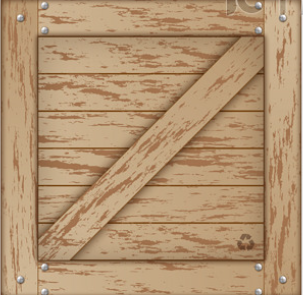
#> input picture LTCK/box.png, 303 x 295 px
$ python ju_zhen.py
#> lines starting #> are read from the running program, lines starting #| are printed output that depends on the picture
#> the answer given: ../box.png
#> the answer given: out.png
#> the answer given: 100
#> the answer given: 100
from PIL import Image
import numpy as np
import os

def image_to_matrix(image_path, output_path, target_width=50, target_height=50):
    """
    将图片转换为颜色矩阵并保存到文件

    参数:
        image_path: 输入图片路径
        output_path: 输出矩阵文件路径
        target_width: 目标宽度(默认50)
        target_height: 目标高度(默认50)
    """
#> called with image_path = '../box.png', output_path = 'out.png', target_width = 100, target_height = 100
    try:
        # 打开图片并调整大小
        img = Image.open(image_path)
#> img is the input picture: PIL image 303x295 RGBA; mean R, G, B, A 179.7, 148.2, 113.3, 255
        img = img.resize((target_width, target_height))
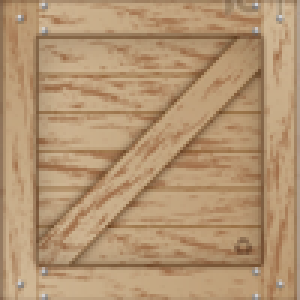
#> img: PIL image 100x100 RGBA (shown 3 times larger); mean R, G, B, A 179.6, 148.1, 113.1, 255

        # 转换为RGB模式(确保有颜色通道)
        if img.mode != 'RGB':
            img = img.convert('RGB')
#> img: PIL image 100x100 RGB

        # 转换为numpy数组
        img_array = np.array(img)

        # 转换为16位RGB565格式(64K色)
        def rgb_to_565(r, g, b):
            return ((r & 0xF8) << 8) | ((g & 0xFC) << 3) | (b >> 3)

        # 创建颜色矩阵
        color_matrix = []
        for row in img_array:
            matrix_row = []
            for pixel in row:
                r, g, b = pixel
                color_565 = rgb_to_565(r, g, b)
                matrix_row.append(color_565)
            color_matrix.append(matrix_row)
#> this loop made 100 passes
#> after the loop, color_matrix = 100 items

        # 写入文件
        with open(output_path, 'w') as f:
            f.write(f"// 图像矩阵 {target_width}x{target_height} (RGB565格式)\n")
            f.write(f"unsigned int image_matrix[{target_height}][{target_width}] = {{\n")
            for row in color_matrix:
                f.write("    {")
                f.write(", ".join(f"0x{color:04X}" for color in row))
                f.write("},\n")
            f.write("};\n")

        print(f"转换成功! 矩阵已保存到 {output_path}")
        print(f"在C代码中使用: Putpixel64k(x, y, image_matrix[y][x]);")

    except Exception as e:
        print(f"错误: {str(e)}")

if __name__ == "__main__":
    # 使用示例
    input_image = input("../box.png")
    output_file = input("../INCLUDE/box.h")
    width = int(input("请输入目标宽度(默认50): ") or 50)
    height = int(input("请输入目标高度(默认50): ") or 50)

    image_to_matrix(input_image, output_file, width, height)
